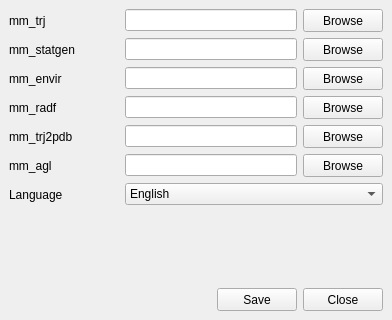
<?xml version="1.0" encoding="UTF-8"?>
<ui version="4.0">
 <class>SettingsWindow</class>
 <widget class="QMainWindow" name="SettingsWindow">
  <property name="geometry">
   <rect>
    <x>0</x>
    <y>0</y>
    <width>392</width>
    <height>320</height>
   </rect>
  </property>
  <property name="windowTitle">
   <string>Settings</string>
  </property>
  <widget class="QWidget" name="centralwidget">
   <layout class="QVBoxLayout" name="verticalLayout">
    <item>
     <layout class="QHBoxLayout" name="settings_layout_trj">
      <item>
       <widget class="QLabel" name="settings_label_trj">
        <property name="minimumSize">
         <size>
          <width>110</width>
          <height>23</height>
         </size>
        </property>
        <property name="text">
         <string>mm_trj</string>
        </property>
       </widget>
      </item>
      <item>
       <widget class="QLineEdit" name="settings_lineEdit_trj"/>
      </item>
      <item>
       <widget class="QPushButton" name="settings_pushButton_trj">
        <property name="minimumSize">
         <size>
          <width>80</width>
          <height>23</height>
         </size>
        </property>
        <property name="text">
         <string>Browse</string>
        </property>
        <property name="autoDefault">
         <bool>true</bool>
        </property>
       </widget>
      </item>
     </layout>
    </item>
    <item>
     <layout class="QHBoxLayout" name="settings_layout_statgen">
      <item>
       <widget class="QLabel" name="settings_label_statgen">
        <property name="minimumSize">
         <size>
          <width>110</width>
          <height>23</height>
         </size>
        </property>
        <property name="text">
         <string>mm_statgen</string>
        </property>
       </widget>
      </item>
      <item>
       <widget class="QLineEdit" name="settings_lineEdit_statgen"/>
      </item>
      <item>
       <widget class="QPushButton" name="settings_pushButton_statgen">
        <property name="minimumSize">
         <size>
          <width>80</width>
          <height>23</height>
         </size>
        </property>
        <property name="text">
         <string>Browse</string>
        </property>
        <property name="autoDefault">
         <bool>true</bool>
        </property>
       </widget>
      </item>
     </layout>
    </item>
    <item>
     <layout class="QHBoxLayout" name="settings_layout_envir">
      <item>
       <widget class="QLabel" name="settings_label_envir">
        <property name="minimumSize">
         <size>
          <width>110</width>
          <height>23</height>
         </size>
        </property>
        <property name="text">
         <string>mm_envir</string>
        </property>
       </widget>
      </item>
      <item>
       <widget class="QLineEdit" name="settings_lineEdit_envir"/>
      </item>
      <item>
       <widget class="QPushButton" name="settings_pushButton_envir">
        <property name="minimumSize">
         <size>
          <width>80</width>
          <height>23</height>
         </size>
        </property>
        <property name="text">
         <string>Browse</string>
        </property>
        <property name="autoDefault">
         <bool>true</bool>
        </property>
       </widget>
      </item>
     </layout>
    </item>
    <item>
     <layout class="QHBoxLayout" name="settings_layout_radf">
      <item>
       <widget class="QLabel" name="settings_label_radf">
        <property name="minimumSize">
         <size>
          <width>110</width>
          <height>23</height>
         </size>
        </property>
        <property name="text">
         <string>mm_radf</string>
        </property>
       </widget>
      </item>
      <item>
       <widget class="QLineEdit" name="settings_lineEdit_radf"/>
      </item>
      <item>
       <widget class="QPushButton" name="settings_pushButton_radf">
        <property name="minimumSize">
         <size>
          <width>80</width>
          <height>23</height>
         </size>
        </property>
        <property name="text">
         <string>Browse</string>
        </property>
        <property name="autoDefault">
         <bool>true</bool>
        </property>
       </widget>
      </item>
     </layout>
    </item>
    <item>
     <layout class="QHBoxLayout" name="settings_layout_trj2pdb">
      <item>
       <widget class="QLabel" name="settings_label_trj2pdb">
        <property name="minimumSize">
         <size>
          <width>110</width>
          <height>23</height>
         </size>
        </property>
        <property name="text">
         <string>mm_trj2pdb</string>
        </property>
       </widget>
      </item>
      <item>
       <widget class="QLineEdit" name="settings_lineEdit_trj2pdb"/>
      </item>
      <item>
       <widget class="QPushButton" name="settings_pushButton_trj2pdb">
        <property name="minimumSize">
         <size>
          <width>80</width>
          <height>23</height>
         </size>
        </property>
        <property name="text">
         <string>Browse</string>
        </property>
        <property name="autoDefault">
         <bool>true</bool>
        </property>
       </widget>
      </item>
     </layout>
    </item>
    <item>
     <layout class="QHBoxLayout" name="settings_layout_agl">
      <item>
       <widget class="QLabel" name="settings_label_agl">
        <property name="minimumSize">
         <size>
          <width>110</width>
          <height>0</height>
         </size>
        </property>
        <property name="text">
         <string>mm_agl</string>
        </property>
       </widget>
      </item>
      <item>
       <widget class="QLineEdit" name="settings_lineEdit_agl"/>
      </item>
      <item>
       <widget class="QPushButton" name="settings_pushButton_agl">
        <property name="minimumSize">
         <size>
          <width>80</width>
          <height>23</height>
         </size>
        </property>
        <property name="text">
         <string>Browse</string>
        </property>
        <property name="autoDefault">
         <bool>true</bool>
        </property>
       </widget>
      </item>
     </layout>
    </item>
    <item>
     <layout class="QHBoxLayout" name="settings_layout_lang">
      <item>
       <widget class="QLabel" name="settings_label_lang">
        <property name="minimumSize">
         <size>
          <width>110</width>
          <height>23</height>
         </size>
        </property>
        <property name="text">
         <string notr="true">Language</string>
        </property>
       </widget>
      </item>
      <item>
       <widget class="QComboBox" name="settings_comboBox_lang">
        <property name="sizePolicy">
         <sizepolicy hsizetype="Expanding" vsizetype="Fixed">
          <horstretch>0</horstretch>
          <verstretch>0</verstretch>
         </sizepolicy>
        </property>
        <item>
         <property name="text">
          <string>English</string>
         </property>
        </item>
        <item>
         <property name="text">
          <string>Russian</string>
         </property>
        </item>
       </widget>
      </item>
     </layout>
    </item>
    <item>
     <spacer name="verticalSpacer">
      <property name="orientation">
       <enum>Qt::Vertical</enum>
      </property>
      <property name="sizeHint" stdset="0">
       <size>
        <width>20</width>
        <height>51</height>
       </size>
      </property>
     </spacer>
    </item>
    <item>
     <layout class="QHBoxLayout" name="settings_layout_buttons">
      <item>
       <spacer name="horizontalSpacer">
        <property name="orientation">
         <enum>Qt::Horizontal</enum>
        </property>
        <property name="sizeHint" stdset="0">
         <size>
          <width>40</width>
          <height>20</height>
         </size>
        </property>
       </spacer>
      </item>
      <item>
       <widget class="QPushButton" name="settings_pushButton_save">
        <property name="minimumSize">
         <size>
          <width>80</width>
          <height>23</height>
         </size>
        </property>
        <property name="text">
         <string>Save</string>
        </property>
        <property name="autoDefault">
         <bool>true</bool>
        </property>
       </widget>
      </item>
      <item>
       <widget class="QPushButton" name="settings_pushButton_close">
        <property name="minimumSize">
         <size>
          <width>80</width>
          <height>23</height>
         </size>
        </property>
        <property name="text">
         <string>Close</string>
        </property>
        <property name="autoDefault">
         <bool>true</bool>
        </property>
       </widget>
      </item>
     </layout>
    </item>
   </layout>
  </widget>
 </widget>
 <tabstops>
  <tabstop>settings_lineEdit_trj</tabstop>
  <tabstop>settings_pushButton_trj</tabstop>
  <tabstop>settings_lineEdit_statgen</tabstop>
  <tabstop>settings_pushButton_statgen</tabstop>
  <tabstop>settings_lineEdit_envir</tabstop>
  <tabstop>settings_pushButton_envir</tabstop>
  <tabstop>settings_lineEdit_radf</tabstop>
  <tabstop>settings_pushButton_radf</tabstop>
  <tabstop>settings_lineEdit_trj2pdb</tabstop>
  <tabstop>settings_pushButton_trj2pdb</tabstop>
  <tabstop>settings_lineEdit_agl</tabstop>
  <tabstop>settings_pushButton_agl</tabstop>
  <tabstop>settings_comboBox_lang</tabstop>
  <tabstop>settings_pushButton_close</tabstop>
  <tabstop>settings_pushButton_save</tabstop>
 </tabstops>
 <resources/>
 <connections>
  <connection>
   <sender>settings_pushButton_close</sender>
   <signal>clicked()</signal>
   <receiver>SettingsWindow</receiver>
   <slot>close()</slot>
   <hints>
    <hint type="sourcelabel">
     <x>337</x>
     <y>299</y>
    </hint>
    <hint type="destinationlabel">
     <x>343</x>
     <y>319</y>
    </hint>
   </hints>
  </connection>
 </connections>
</ui>
